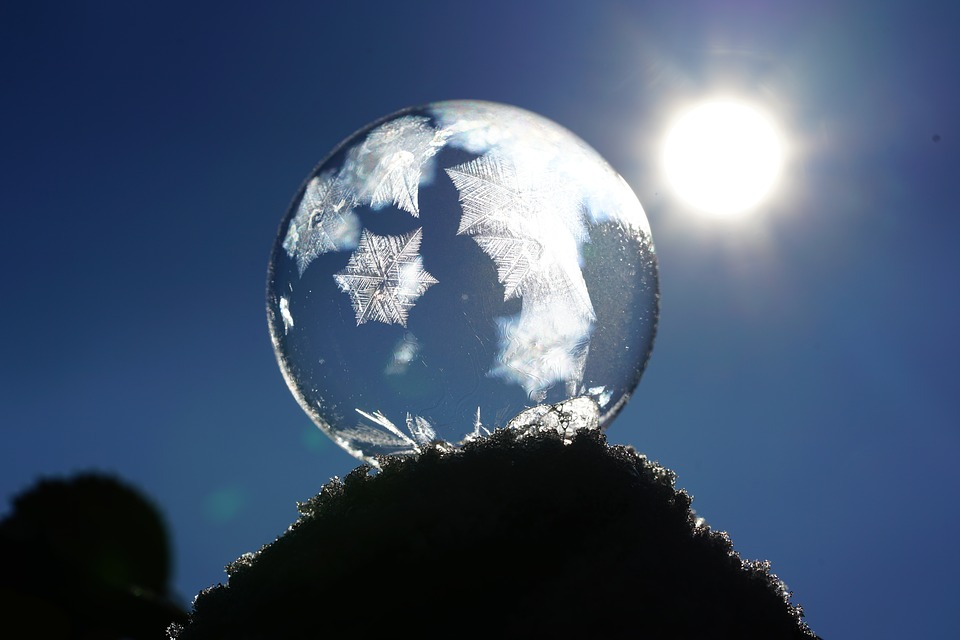
#> input picture data/image_1.jpg, 960 x 640 px
$ python Image_Filtering.py --image_path data/image_1.jpg
#> lines starting #> are read from the running program, lines starting #| are printed output that depends on the picture
import random
import cv2
import copy
import numpy as np
import math
from skimage import io, util
from PIL import Image
import argparse

# [75 lines left out: functions create_gaussian_mask, Gaussian_filtering, Salt_and_Pepper, median_filtering, not called in this run]

def mean_filtering(image_path,mask, padding):
#> called with image_path = 'data/image_1.jpg', mask = array of shape (3, 3), padding = 1
    gray_image = cv2.imread(image_path,0)
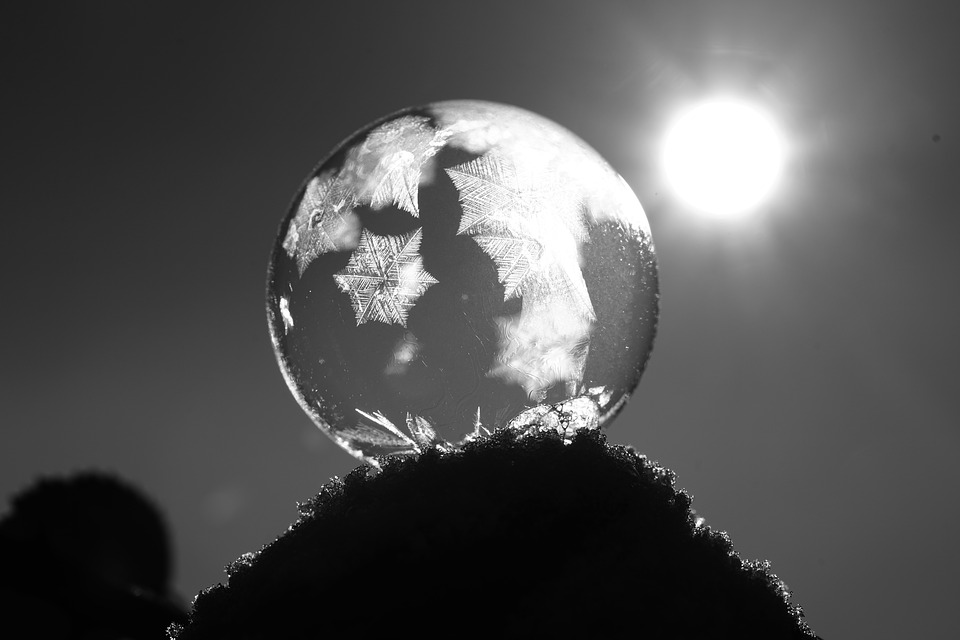
#> gray_image: shape (640, 960); min 0, max 255, mean 82.3
    gray_scale_image = np.zeros((len(gray_image)+(2*padding),len(gray_image[0])+(2*padding)))
#> gray_scale_image: shape (642, 962) float64; every value is 0
    for i in range(len(gray_image)):
        for j in range(len(gray_image[0])):
            gray_scale_image[i+padding][j+padding] = gray_image[i][j]
    gray_mean=copy.deepcopy(gray_scale_image)
    for i in range(padding,len(gray_scale_image)-padding):
        for j in range(padding,len(gray_scale_image[0])-padding):
            s = 0
            for k in range(len(mask)):
                for l in range(len(mask)):
                    x = abs(k-i-padding)
                    y = abs(l-j-padding)
                    s = s+(mask[k][l]*gray_scale_image[x][y])
            gray_mean[i][j] = s
    gray_mean = gray_mean[padding:-padding, padding:-padding]
#> gray_mean: shape (640, 960) float64
    return gray_mean

def filtering(image_path, kernal_size, mode, pepper_salt, sigma, sequence=False):
    n = kernal_size
    padding = math.ceil(n/2)-1
    if mode == "mean":
        mask = np.ones((n,n),np.float32)/(n*n)
        image = mean_filtering(image_path, mask, padding)
    elif mode == "median":
        p = pepper_salt
        mask=np.ones((n,n),np.float32)
        Noise_image=Salt_and_Pepper(image_path ,p)
        image = median_filtering(Noise_image,mask, padding,n)
    elif mode == "gaussian":
        mask = create_gaussian_mask(n, sigma)
        image = Gaussian_filtering(image_path, mask, padding,n)
    res = Image.fromarray((image).astype(np.uint8))
    return res

parser = argparse.ArgumentParser()
parser.add_argument("-i", "--image_path", required=True, type=str, help="path of image you want to quilt")
parser.add_argument("-k", "--kernal_size", type=int, default=3, help="block size in pixels")
parser.add_argument("-m", "--mode", type=str, default='mean', help="which mode -- gaussian/mean/median")
parser.add_argument("-p", "--pepper_salt", type=float, default=0.1, help="add noise to image only for median filtering")
parser.add_argument("-s", "--sigma", type=int, default=100, help="value of sigma for gaussian mask used in gaussian filtering")
args = parser.parse_args()

if __name__ == "__main__":
    image_path = args.image_path
    kernal_size = args.kernal_size
    mode = args.mode
    pepper_salt = args.pepper_salt
    sigma = args.sigma
    filtering(image_path, kernal_size, mode, pepper_salt, sigma).show()

$ run again, on data/image_3.png
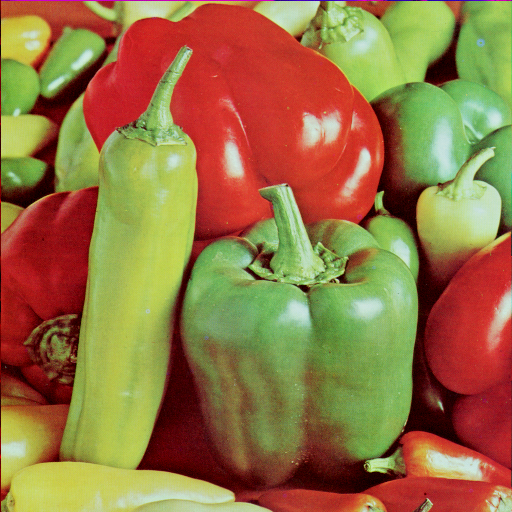
#> input picture data/image_3.png, 512 x 512 px
#> in mean_filtering, `gray_image = cv2.imread(image_path,0)`:
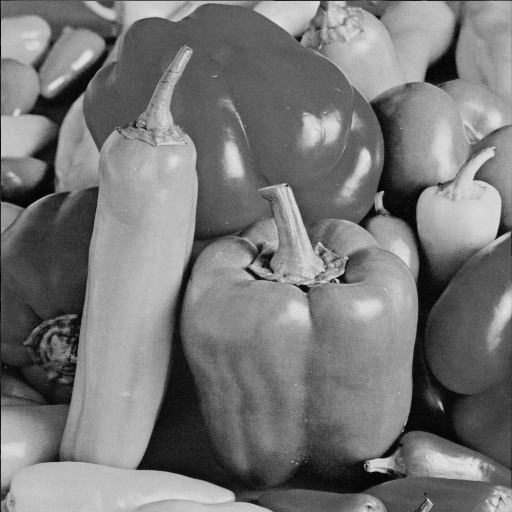
#> gray_image: shape (512, 512); min 0, max 227, mean 119.7
#> after the loop in mean_filtering, `for i in range(len(gray_image)):`:
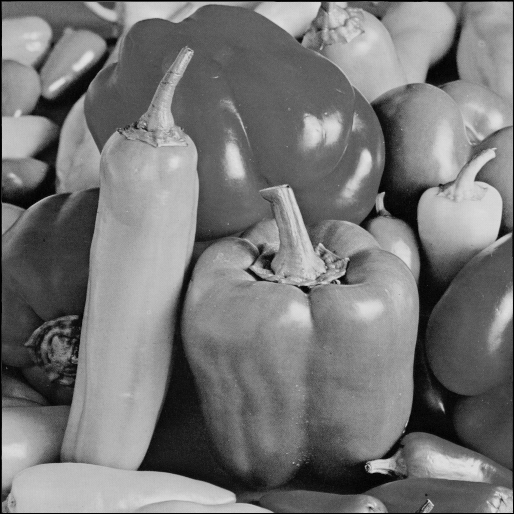
#> gray_scale_image: shape (514, 514) float64; min 0, max 227, mean 118.8
